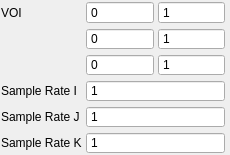
<?xml version="1.0" encoding="UTF-8"?>
<ui version="4.0">
 <class>VtkCropWidget</class>
 <widget class="QWidget" name="VtkCropWidget">
  <property name="geometry">
   <rect>
    <x>0</x>
    <y>0</y>
    <width>230</width>
    <height>155</height>
   </rect>
  </property>
  <property name="sizePolicy">
   <sizepolicy hsizetype="Preferred" vsizetype="Fixed">
    <horstretch>0</horstretch>
    <verstretch>0</verstretch>
   </sizepolicy>
  </property>
  <property name="minimumSize">
   <size>
    <width>230</width>
    <height>155</height>
   </size>
  </property>
  <property name="windowTitle">
   <string>Crop Widget</string>
  </property>
  <layout class="QGridLayout" name="gridLayout">
   <property name="leftMargin">
    <number>1</number>
   </property>
   <property name="topMargin">
    <number>1</number>
   </property>
   <property name="rightMargin">
    <number>5</number>
   </property>
   <property name="bottomMargin">
    <number>1</number>
   </property>
   <property name="spacing">
    <number>4</number>
   </property>
   <item row="0" column="0">
    <widget class="QLabel" name="voiLabel">
     <property name="text">
      <string>VOI</string>
     </property>
    </widget>
   </item>
   <item row="0" column="1">
    <widget class="QSpinBox" name="xMinSpinBox">
     <property name="buttonSymbols">
      <enum>QAbstractSpinBox::NoButtons</enum>
     </property>
     <property name="maximum">
      <number>200</number>
     </property>
    </widget>
   </item>
   <item row="0" column="2">
    <widget class="QSpinBox" name="xMaxSpinBox">
     <property name="buttonSymbols">
      <enum>QAbstractSpinBox::NoButtons</enum>
     </property>
     <property name="minimum">
      <number>1</number>
     </property>
     <property name="maximum">
      <number>200</number>
     </property>
    </widget>
   </item>
   <item row="1" column="1">
    <widget class="QSpinBox" name="yMinSpinBox">
     <property name="buttonSymbols">
      <enum>QAbstractSpinBox::NoButtons</enum>
     </property>
     <property name="maximum">
      <number>200</number>
     </property>
    </widget>
   </item>
   <item row="1" column="2">
    <widget class="QSpinBox" name="yMaxSpinBox">
     <property name="buttonSymbols">
      <enum>QAbstractSpinBox::NoButtons</enum>
     </property>
     <property name="minimum">
      <number>1</number>
     </property>
     <property name="maximum">
      <number>200</number>
     </property>
    </widget>
   </item>
   <item row="2" column="1">
    <widget class="QSpinBox" name="zMinSpinBox">
     <property name="buttonSymbols">
      <enum>QAbstractSpinBox::NoButtons</enum>
     </property>
     <property name="maximum">
      <number>200</number>
     </property>
    </widget>
   </item>
   <item row="2" column="2">
    <widget class="QSpinBox" name="zMaxSpinBox">
     <property name="buttonSymbols">
      <enum>QAbstractSpinBox::NoButtons</enum>
     </property>
     <property name="minimum">
      <number>1</number>
     </property>
     <property name="maximum">
      <number>200</number>
     </property>
    </widget>
   </item>
   <item row="3" column="0">
    <widget class="QLabel" name="sampleRateILabel">
     <property name="text">
      <string>Sample Rate I</string>
     </property>
    </widget>
   </item>
   <item row="3" column="1" colspan="2">
    <widget class="QSpinBox" name="sampleISpinBox">
     <property name="buttonSymbols">
      <enum>QAbstractSpinBox::NoButtons</enum>
     </property>
     <property name="minimum">
      <number>1</number>
     </property>
    </widget>
   </item>
   <item row="4" column="0">
    <widget class="QLabel" name="sampleRateJLabel">
     <property name="text">
      <string>Sample Rate J</string>
     </property>
    </widget>
   </item>
   <item row="4" column="1" colspan="2">
    <widget class="QSpinBox" name="sampleJSpinBox">
     <property name="buttonSymbols">
      <enum>QAbstractSpinBox::NoButtons</enum>
     </property>
     <property name="minimum">
      <number>1</number>
     </property>
    </widget>
   </item>
   <item row="5" column="0">
    <widget class="QLabel" name="sampleRateKLabel">
     <property name="text">
      <string>Sample Rate K</string>
     </property>
    </widget>
   </item>
   <item row="5" column="1" colspan="2">
    <widget class="QSpinBox" name="sampleKSpinBox">
     <property name="buttonSymbols">
      <enum>QAbstractSpinBox::NoButtons</enum>
     </property>
     <property name="minimum">
      <number>1</number>
     </property>
    </widget>
   </item>
  </layout>
 </widget>
 <resources/>
 <connections/>
</ui>
